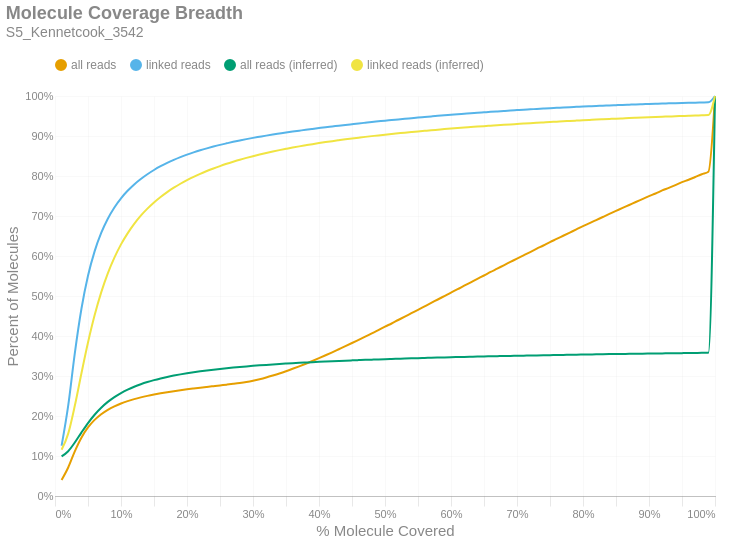

This figure's notebook cell:
### Markdown cell above
### Molecule Read Coverage
This chart shows molecule coverage breadth as computed by the number of bases aligned to that molecule. In other words, "*how much of each unique long molecule is actually sequenced/aligned?*" Keep in mind there is a distinction between sequences and alignments, since some sequences belonging to a particular molecule may not align well and wouldn't appear in the alignment data. This chart also shows molecule coverage breadth as computed by the *inferred fragment* from which the aligned sequences originate. Unlike read coverage, this calculation takes into account the total insert size, including unsequenced gaps between the forward and reverse reads. Like the previous figures, these are cumulative percents.

### Code cell
if SKIPLR:
    print_html(f"Skipped")
else:
    binned_df = consolidated_hist(valids['coverage_bp'], mask, 0.01, True)
    binned_df_inf = consolidated_hist(valids['coverage_inserts'], mask, 0.01, True)
    binned_df = binned_df.with_columns(pl.lit(binned_df_inf['all reads (cumsum)']).alias('all reads (inferred)'))
    binned_df = binned_df.with_columns(pl.lit(binned_df_inf['linked reads (cumsum)']).alias('linked reads (inferred)'))
    binned_df = binned_df.with_columns(
        (pl.col('bin').cast(pl.Float64) + 0.01).alias('right_edge')
    )

    with SafeRender(binned_df):
        (
            density_plot(binned_df, 'Molecule Coverage Breadth', samplename, 'molcov', ['all reads (inferred)','linked reads (inferred)'])
            .encode(
                #x=alt.X('bin:Q', title="% Molecule Covered").axis(format = '%').scale(padding=0),
                x=alt.X('right_edge:Q', title="% Molecule Covered").axis(format='%').scale(padding=0),
                y=alt.Y('value:Q', title='Percent of Molecules')
                    .axis(format='%')
                    .stack(False)
                    .scale(domainMin=0, padding=0),
                color=alt.Color("key:N").scale(domain = ["all reads", "linked reads", "all reads (inferred)", "linked reads (inferred)"]),
                tooltip = [
                    alt.Tooltip("key:N", title = "Data Type"),
                    alt.Tooltip("range_label:N", title="% Molecule Covered"),
                    alt.Tooltip("value:Q", format = ".2%", title="% Molecules")
                ]
            )
        ).display()

### Figure 1 — Vega-Lite specification as saved in the notebook (floating-point values rounded to 4 significant figures)
{"width": "container", "height": 400, "config": {"title": {"anchor": "start", "dy": -15, "fontSize": 18, "color": "#888888", "subtitleColor": "#888888", "subtitleFontSize": 14}, "arc": {"fill": "#0072B2"}, "axis": {"domainColor": "#888888", "domainWidth": 0.5, "gridWidth": 0.2, "grid": false, "titleFontWeight": 400, "titleFontSize": 15, "labelFontSize": 11, "labelColor": "#888888", "tickColor": "#888888", "tickWidth": 0.2, "titleColor": "#888888"}, "axisBand": {"grid": false}, "axisX": {"grid": true, "tickSize": 10, "domainCap": "round"}, "axisY": {"domain": false, "grid": true, "tickSize": 0, "domainCap": "round"}, "background": "transparent", "header": {"labelFontSize": 15, "labelColor": "#888888", "titleFontSize": 15, "titleFontWeight": 600, "titleColor": "#888888"}, "legend": {"labelFont": "sans-serif", "labelFontSize": 12, "labelColor": "#888888", "symbolSize": 100, "symbolType": "circle", "titleFontSize": 12, "titlePadding": 10, "titleColor": "#888888", "title": null, "orient": "top"}, "range": {"category": ["#E69F00", "#56B4E9", "#009E73", "#F0E442", "#0072B2", "#D55E00", "#CC79A7", "#000000"], "diverging": ["#cfe8f3", "#a2d4ec", "#73bfe2", "#46abdb", "#1696d2", "#12719e"]}, "area": {"fill": "#0072B2", "fillOpacity": 0.7, "line": true, "strokeOpacity": 0.7}, "line": {"color": "#0072B2", "stroke": "#0072B2", "strokeWidth": 2}, "trail": {"color": "#0072B2", "stroke": "#0072B2", "strokeWidth": 0, "size": 1}, "point": {"filled": true, "fillOpacity": 1.0, "size": 95}, "text": {"color": "#888888", "fontSize": 11, "align": "right", "fontWeight": 400, "size": 11}, "bar": {"fill": "#0072B2", "stroke": null}, "view": {"stroke": null, "continuousWidth": 660, "continuousHeight": 400}}, "data": {"name": "data-0605d3a3edcd68fa7dd33286f44b3e71"}, "mark": {"type": "line", "interpolate": "monotone", "point": {"opacity": 0, "size": 275}}, "encoding": {"color": {"field": "key", "scale": {"domain": ["all reads", "linked reads", "all reads (inferred)", "linked reads (inferred)"]}, "type": "nominal"}, "tooltip": [{"field": "key", "title": "Data Type", "type": "nominal"}, {"field": "range_label", "title": "% Molecule Covered", "type": "nominal"}, {"field": "value", "format": ".2%", "title": "% Molecules", "type": "quantitative"}], "x": {"axis": {"format": "%"}, "field": "right_edge", "scale": {"padding": 0}, "title": "% Molecule Covered", "type": "quantitative"}, "y": {"axis": {"format": "%"}, "field": "value", "scale": {"domainMin": 0, "padding": 0}, "stack": false, "title": "Percent of Molecules", "type": "quantitative"}}, "params": [{"name": "param_c36ac31b6afebe62", "select": {"type": "point", "fields": ["key"]}, "bind": "legend"}], "title": {"text": "Molecule Coverage Breadth", "subtitle": "S5_Kennetcook_3542"}, "transform": [{"fold": ["all reads (cumsum)", "linked reads (cumsum)", "all reads (inferred)", "linked reads (inferred)"]}, {"calculate": "replace(datum.key, ' (cumsum)', '')", "as": "key"}, {"filter": {"param": "param_c36ac31b6afebe62"}}], "usermeta": {"embedOptions": {"downloadFileName": "S5_Kennetcook_3542.molcov"}}, "$schema": "https://vega.github.io/schema/vega-lite/v6.1.0.json", "datasets": {"data-0605d3a3edcd68fa7dd33286f44b3e71": [{"bin": "0.0", "interval": "0.0-0.01", "all reads": 0.04016, "linked reads": 0.1257, "all reads (cumsum)": 0.04016, "linked reads (cumsum)": 0.1257, "range_label": "0.0-0.01", "all reads (inferred)": 0.0991, "linked reads (inferred)": 0.1156, "right_edge": 0.01}, {"bin": "0.01", "interval": "0.01-0.02", "all reads": 0.0312, "linked reads": 0.1, "all reads (cumsum)": 0.07135, "linked reads (cumsum)": 0.2257, "range_label": "0.01-0.02", "all reads (inferred)": 0.112, "linked reads (inferred)": 0.1559, "right_edge": 0.02}, {"bin": "0.02", "interval": "0.02-0.03", "all reads": 0.04036, "linked reads": 0.1311, "all reads (cumsum)": 0.1117, "linked reads (cumsum)": 0.3567, "range_label": "0.02-0.03", "all reads (inferred)": 0.1337, "linked reads (inferred)": 0.2254, "right_edge": 0.03}, {"bin": "0.03", "interval": "0.03-0.04", "all reads": 0.03408, "linked reads": 0.1108, "all reads (cumsum)": 0.1458, "linked reads (cumsum)": 0.4675, "range_label": "0.03-0.04", "all reads (inferred)": 0.1586, "linked reads (inferred)": 0.3064, "right_edge": 0.04}, {"bin": "0.04", "interval": "0.04-0.05", "all reads": 0.02558, "linked reads": 0.08301, "all reads (cumsum)": 0.1714, "linked reads (cumsum)": 0.5505, "range_label": "0.04-0.05", "all reads (inferred)": 0.1823, "linked reads (inferred)": 0.3837, "right_edge": 0.05}, {"bin": "0.05", "interval": "0.05-0.06", "all reads": 0.01884, "linked reads": 0.06103, "all reads (cumsum)": 0.1902, "linked reads (cumsum)": 0.6116, "range_label": "0.05-0.06", "all reads (inferred)": 0.2032, "linked reads (inferred)": 0.4517, "right_edge": 0.06}, {"bin": "0.06", "interval": "0.06-0.07", "all reads": 0.01424, "linked reads": 0.04607, "all reads (cumsum)": 0.2045, "linked reads (cumsum)": 0.6576, "range_label": "0.06-0.07", "all reads (inferred)": 0.2207, "linked reads (inferred)": 0.509, "right_edge": 0.07}, {"bin": "0.07", "interval": "0.07-0.08", "all reads": 0.01104, "linked reads": 0.03566, "all reads (cumsum)": 0.2155, "linked reads (cumsum)": 0.6933, "range_label": "0.07-0.08", "all reads (inferred)": 0.2353, "linked reads (inferred)": 0.5567, "right_edge": 0.08}, {"bin": "0.08", "interval": "0.08-0.09", "all reads": 0.008725, "linked reads": 0.0281, "all reads (cumsum)": 0.2242, "linked reads (cumsum)": 0.7214, "range_label": "0.08-0.09", "all reads (inferred)": 0.2473, "linked reads (inferred)": 0.5959, "right_edge": 0.09}, {"bin": "0.09", "interval": "0.09-0.1", "all reads": 0.007146, "linked reads": 0.0229, "all reads (cumsum)": 0.2314, "linked reads (cumsum)": 0.7443, "range_label": "0.09-0.1", "all reads (inferred)": 0.2575, "linked reads (inferred)": 0.6291, "right_edge": 0.1}, {"bin": "0.1", "interval": "0.1-0.11", "all reads": 0.005859, "linked reads": 0.01871, "all reads (cumsum)": 0.2372, "linked reads (cumsum)": 0.763, "range_label": "0.1-0.11", "all reads (inferred)": 0.2659, "linked reads (inferred)": 0.6567, "right_edge": 0.11}, {"bin": "0.11", "interval": "0.11-0.12", "all reads": 0.00504, "linked reads": 0.01601, "all reads (cumsum)": 0.2423, "linked reads (cumsum)": 0.779, "range_label": "0.11-0.12", "all reads (inferred)": 0.2732, "linked reads (inferred)": 0.6804, "right_edge": 0.12}, {"bin": "0.12", "interval": "0.12-0.13", "all reads": 0.004267, "linked reads": 0.01356, "all reads (cumsum)": 0.2465, "linked reads (cumsum)": 0.7926, "range_label": "0.12-0.13", "all reads (inferred)": 0.2795, "linked reads (inferred)": 0.7008, "right_edge": 0.13}, {"bin": "0.13", "interval": "0.13-0.14", "all reads": 0.003768, "linked reads": 0.01187, "all reads (cumsum)": 0.2503, "linked reads (cumsum)": 0.8044, "range_label": "0.13-0.14", "all reads (inferred)": 0.2849, "linked reads (inferred)": 0.7184, "right_edge": 0.14}, {"bin": "0.14", "interval": "0.14-0.15", "all reads": 0.003353, "linked reads": 0.01052, "all reads (cumsum)": 0.2537, "linked reads (cumsum)": 0.815, "range_label": "0.14-0.15", "all reads (inferred)": 0.2897, "linked reads (inferred)": 0.7339, "right_edge": 0.15}, {"bin": "0.15", "interval": "0.15-0.16", "all reads": 0.003049, "linked reads": 0.009439, "all reads (cumsum)": 0.2567, "linked reads (cumsum)": 0.8244, "range_label": "0.15-0.16", "all reads (inferred)": 0.2938, "linked reads (inferred)": 0.7475, "right_edge": 0.16}, {"bin": "0.16", "interval": "0.16-0.17", "all reads": 0.002757, "linked reads": 0.008393, "all reads (cumsum)": 0.2595, "linked reads (cumsum)": 0.8328, "range_label": "0.16-0.17", "all reads (inferred)": 0.2976, "linked reads (inferred)": 0.7598, "right_edge": 0.17}, {"bin": "0.17", "interval": "0.17-0.18", "all reads": 0.002542, "linked reads": 0.007568, "all reads (cumsum)": 0.262, "linked reads (cumsum)": 0.8404, "range_label": "0.17-0.18", "all reads (inferred)": 0.301, "linked reads (inferred)": 0.7707, "right_edge": 0.18}, {"bin": "0.18", "interval": "0.18-0.19", "all reads": 0.002367, "linked reads": 0.006846, "all reads (cumsum)": 0.2644, "linked reads (cumsum)": 0.8472, "range_label": "0.18-0.19", "all reads (inferred)": 0.304, "linked reads (inferred)": 0.7806, "right_edge": 0.19}, {"bin": "0.19", "interval": "0.19-0.2", "all reads": 0.002234, "linked reads": 0.006201, "all reads (cumsum)": 0.2666, "linked reads (cumsum)": 0.8534, "range_label": "0.19-0.2", "all reads (inferred)": 0.3068, "linked reads (inferred)": 0.7895, "right_edge": 0.2}, {"bin": "0.2", "interval": "0.2-0.21", "all reads": 0.002086, "linked reads": 0.005634, "all reads (cumsum)": 0.2687, "linked reads (cumsum)": 0.859, "range_label": "0.2-0.21", "all reads (inferred)": 0.3093, "linked reads (inferred)": 0.7978, "right_edge": 0.21}, {"bin": "0.21", "interval": "0.21-0.22", "all reads": 0.002024, "linked reads": 0.00522, "all reads (cumsum)": 0.2707, "linked reads (cumsum)": 0.8643, "range_label": "0.21-0.22", "all reads (inferred)": 0.3117, "linked reads (inferred)": 0.8054, "right_edge": 0.22}, {"bin": "0.22", "interval": "0.22-0.23", "all reads": 0.001956, "linked reads": 0.004818, "all reads (cumsum)": 0.2727, "linked reads (cumsum)": 0.8691, "range_label": "0.22-0.23", "all reads (inferred)": 0.3138, "linked reads (inferred)": 0.8124, "right_edge": 0.23}, {"bin": "0.23", "interval": "0.23-0.24", "all reads": 0.001928, "linked reads": 0.004526, "all reads (cumsum)": 0.2746, "linked reads (cumsum)": 0.8736, "range_label": "0.23-0.24", "all reads (inferred)": 0.3158, "linked reads (inferred)": 0.8188, "right_edge": 0.24}, {"bin": "0.24", "interval": "0.24-0.25", "all reads": 0.001921, "linked reads": 0.004204, "all reads (cumsum)": 0.2765, "linked reads (cumsum)": 0.8778, "range_label": "0.24-0.25", "all reads (inferred)": 0.3177, "linked reads (inferred)": 0.8248, "right_edge": 0.25}, {"bin": "0.25", "interval": "0.25-0.26", "all reads": 0.001879, "linked reads": 0.003854, "all reads (cumsum)": 0.2784, "linked reads (cumsum)": 0.8817, "range_label": "0.25-0.26", "all reads (inferred)": 0.3194, "linked reads (inferred)": 0.8305, "right_edge": 0.26}, {"bin": "0.26", "interval": "0.26-0.27", "all reads": 0.001962, "linked reads": 0.003742, "all reads (cumsum)": 0.2804, "linked reads (cumsum)": 0.8854, "range_label": "0.26-0.27", "all reads (inferred)": 0.321, "linked reads (inferred)": 0.8357, "right_edge": 0.27}, {"bin": "0.27", "interval": "0.27-0.28", "all reads": 0.002154, "linked reads": 0.003433, "all reads (cumsum)": 0.2825, "linked reads (cumsum)": 0.8888, "range_label": "0.27-0.28", "all reads (inferred)": 0.3226, "linked reads (inferred)": 0.8407, "right_edge": 0.28}, {"bin": "0.28", "interval": "0.28-0.29", "all reads": 0.002608, "linked reads": 0.003344, "all reads (cumsum)": 0.2851, "linked reads (cumsum)": 0.8922, "range_label": "0.28-0.29", "all reads (inferred)": 0.324, "linked reads (inferred)": 0.8453, "right_edge": 0.29}, {"bin": "0.29", "interval": "0.29-0.3", "all reads": 0.003207, "linked reads": 0.003086, "all reads (cumsum)": 0.2883, "linked reads (cumsum)": 0.8953, "range_label": "0.29-0.3", "all reads (inferred)": 0.3253, "linked reads (inferred)": 0.8496, "right_edge": 0.3}, {"bin": "0.3", "interval": "0.3-0.31", "all reads": 0.003763, "linked reads": 0.002834, "all reads (cumsum)": 0.2921, "linked reads (cumsum)": 0.8981, "range_label": "0.3-0.31", "all reads (inferred)": 0.3266, "linked reads (inferred)": 0.8537, "right_edge": 0.31}, {"bin": "0.31", "interval": "0.31-0.32", "all reads": 0.00431, "linked reads": 0.002817, "all reads (cumsum)": 0.2964, "linked reads (cumsum)": 0.9009, "range_label": "0.31-0.32", "all reads (inferred)": 0.3278, "linked reads (inferred)": 0.8575, "right_edge": 0.32}, {"bin": "0.32", "interval": "0.32-0.33", "all reads": 0.004832, "linked reads": 0.002705, "all reads (cumsum)": 0.3012, "linked reads (cumsum)": 0.9036, "range_label": "0.32-0.33", "all reads (inferred)": 0.3289, "linked reads (inferred)": 0.8612, "right_edge": 0.33}, {"bin": "0.33", "interval": "0.33-0.34", "all reads": 0.005147, "linked reads": 0.002544, "all reads (cumsum)": 0.3064, "linked reads (cumsum)": 0.9062, "range_label": "0.33-0.34", "all reads (inferred)": 0.33, "linked reads (inferred)": 0.8647, "right_edge": 0.34}, {"bin": "0.34", "interval": "0.34-0.35", "all reads": 0.005603, "linked reads": 0.002525, "all reads (cumsum)": 0.312, "linked reads (cumsum)": 0.9087, "range_label": "0.34-0.35", "all reads (inferred)": 0.331, "linked reads (inferred)": 0.8679, "right_edge": 0.35}, {"bin": "0.35", "interval": "0.35-0.36", "all reads": 0.005996, "linked reads": 0.002351, "all reads (cumsum)": 0.318, "linked reads (cumsum)": 0.9111, "range_label": "0.35-0.36", "all reads (inferred)": 0.332, "linked reads (inferred)": 0.8711, "right_edge": 0.36}, {"bin": "0.36", "interval": "0.36-0.37", "all reads": 0.00621, "linked reads": 0.00224, "all reads (cumsum)": 0.3242, "linked reads (cumsum)": 0.9133, "range_label": "0.36-0.37", "all reads (inferred)": 0.3329, "linked reads (inferred)": 0.8741, "right_edge": 0.37}, {"bin": "0.37", "interval": "0.37-0.38", "all reads": 0.006544, "linked reads": 0.002242, "all reads (cumsum)": 0.3307, "linked reads (cumsum)": 0.9155, "range_label": "0.37-0.38", "all reads (inferred)": 0.3338, "linked reads (inferred)": 0.8768, "right_edge": 0.38}, {"bin": "0.38", "interval": "0.38-0.39", "all reads": 0.006821, "linked reads": 0.002148, "all reads (cumsum)": 0.3376, "linked reads (cumsum)": 0.9177, "range_label": "0.38-0.39", "all reads (inferred)": 0.3347, "linked reads (inferred)": 0.8796, "right_edge": 0.39}, {"bin": "0.39", "interval": "0.39-0.4", "all reads": 0.007071, "linked reads": 0.00211, "all reads (cumsum)": 0.3446, "linked reads (cumsum)": 0.9198, "range_label": "0.39-0.4", "all reads (inferred)": 0.3355, "linked reads (inferred)": 0.8823, "right_edge": 0.4}, {"bin": "0.4", "interval": "0.4-0.41", "all reads": 0.007207, "linked reads": 0.002083, "all reads (cumsum)": 0.3518, "linked reads (cumsum)": 0.9219, "range_label": "0.4-0.41", "all reads (inferred)": 0.3363, "linked reads (inferred)": 0.8848, "right_edge": 0.41}, {"bin": "0.41", "interval": "0.41-0.42", "all reads": 0.00742, "linked reads": 0.001919, "all reads (cumsum)": 0.3593, "linked reads (cumsum)": 0.9238, "range_label": "0.41-0.42", "all reads (inferred)": 0.337, "linked reads (inferred)": 0.8871, "right_edge": 0.42}, {"bin": "0.42", "interval": "0.42-0.43", "all reads": 0.007652, "linked reads": 0.001958, "all reads (cumsum)": 0.3669, "linked reads (cumsum)": 0.9258, "range_label": "0.42-0.43", "all reads (inferred)": 0.3377, "linked reads (inferred)": 0.8894, "right_edge": 0.43}, {"bin": "0.43", "interval": "0.43-0.44", "all reads": 0.00768, "linked reads": 0.001912, "all reads (cumsum)": 0.3746, "linked reads (cumsum)": 0.9277, "range_label": "0.43-0.44", "all reads (inferred)": 0.3384, "linked reads (inferred)": 0.8917, "right_edge": 0.44}, {"bin": "0.44", "interval": "0.44-0.45", "all reads": 0.007858, "linked reads": 0.001851, "all reads (cumsum)": 0.3824, "linked reads (cumsum)": 0.9295, "range_label": "0.44-0.45", "all reads (inferred)": 0.3391, "linked reads (inferred)": 0.8938, "right_edge": 0.45}, {"bin": "0.45", "interval": "0.45-0.46", "all reads": 0.00801, "linked reads": 0.001842, "all reads (cumsum)": 0.3905, "linked reads (cumsum)": 0.9314, "range_label": "0.45-0.46", "all reads (inferred)": 0.3397, "linked reads (inferred)": 0.8958, "right_edge": 0.46}, {"bin": "0.46", "interval": "0.46-0.47", "all reads": 0.008023, "linked reads": 0.001789, "all reads (cumsum)": 0.3985, "linked reads (cumsum)": 0.9331, "range_label": "0.46-0.47", "all reads (inferred)": 0.3404, "linked reads (inferred)": 0.8978, "right_edge": 0.47}, {"bin": "0.47", "interval": "0.47-0.48", "all reads": 0.008229, "linked reads": 0.001774, "all reads (cumsum)": 0.4067, "linked reads (cumsum)": 0.9349, "range_label": "0.47-0.48", "all reads (inferred)": 0.3409, "linked reads (inferred)": 0.8997, "right_edge": 0.48}, {"bin": "0.48", "interval": "0.48-0.49", "all reads": 0.007972, "linked reads": 0.00166, "all reads (cumsum)": 0.4147, "linked reads (cumsum)": 0.9366, "range_label": "0.48-0.49", "all reads (inferred)": 0.3415, "linked reads (inferred)": 0.9015, "right_edge": 0.49}, {"bin": "0.49", "interval": "0.49-0.5", "all reads": 0.008881, "linked reads": 0.001679, "all reads (cumsum)": 0.4236, "linked reads (cumsum)": 0.9383, "range_label": "0.49-0.5", "all reads (inferred)": 0.3421, "linked reads (inferred)": 0.9033, "right_edge": 0.5}, {"bin": "0.5", "interval": "0.5-0.51", "all reads": 0.007731, "linked reads": 0.001549, "all reads (cumsum)": 0.4313, "linked reads (cumsum)": 0.9398, "range_label": "0.5-0.51", "all reads (inferred)": 0.3426, "linked reads (inferred)": 0.905, "right_edge": 0.51}, {"bin": "0.51", "interval": "0.51-0.52", "all reads": 0.008702, "linked reads": 0.001605, "all reads (cumsum)": 0.44, "linked reads (cumsum)": 0.9414, "range_label": "0.51-0.52", "all reads (inferred)": 0.3431, "linked reads (inferred)": 0.9067, "right_edge": 0.52}, {"bin": "0.52", "interval": "0.52-0.53", "all reads": 0.008378, "linked reads": 0.00157, "all reads (cumsum)": 0.4484, "linked reads (cumsum)": 0.943, "range_label": "0.52-0.53", "all reads (inferred)": 0.3437, "linked reads (inferred)": 0.9083, "right_edge": 0.53}, {"bin": "0.53", "interval": "0.53-0.54", "all reads": 0.008622, "linked reads": 0.001526, "all reads (cumsum)": 0.457, "linked reads (cumsum)": 0.9445, "range_label": "0.53-0.54", "all reads (inferred)": 0.3442, "linked reads (inferred)": 0.9099, "right_edge": 0.54}, {"bin": "0.54", "interval": "0.54-0.55", "all reads": 0.00846, "linked reads": 0.001541, "all reads (cumsum)": 0.4655, "linked reads (cumsum)": 0.946, "range_label": "0.54-0.55", "all reads (inferred)": 0.3447, "linked reads (inferred)": 0.9115, "right_edge": 0.55}, {"bin": "0.55", "interval": "0.55-0.56", "all reads": 0.008674, "linked reads": 0.001439, "all reads (cumsum)": 0.4741, "linked reads (cumsum)": 0.9475, "range_label": "0.55-0.56", "all reads (inferred)": 0.3451, "linked reads (inferred)": 0.913, "right_edge": 0.56}, {"bin": "0.56", "interval": "0.56-0.57", "all reads": 0.008643, "linked reads": 0.001457, "all reads (cumsum)": 0.4828, "linked reads (cumsum)": 0.9489, "range_label": "0.56-0.57", "all reads (inferred)": 0.3456, "linked reads (inferred)": 0.9144, "right_edge": 0.57}, {"bin": "0.57", "interval": "0.57-0.58", "all reads": 0.008507, "linked reads": 0.001433, "all reads (cumsum)": 0.4913, "linked reads (cumsum)": 0.9504, "range_label": "0.57-0.58", "all reads (inferred)": 0.346, "linked reads (inferred)": 0.9158, "right_edge": 0.58}, {"bin": "0.58", "interval": "0.58-0.59", "all reads": 0.00866, "linked reads": 0.001361, "all reads (cumsum)": 0.4999, "linked reads (cumsum)": 0.9517, "range_label": "0.58-0.59", "all reads (inferred)": 0.3465, "linked reads (inferred)": 0.9172, "right_edge": 0.59}, {"bin": "0.59", "interval": "0.59-0.6", "all reads": 0.008681, "linked reads": 0.001275, "all reads (cumsum)": 0.5086, "linked reads (cumsum)": 0.953, "range_label": "0.59-0.6", "all reads (inferred)": 0.3469, "linked reads (inferred)": 0.9186, "right_edge": 0.6}, {"bin": "0.6", "interval": "0.6-0.61", "all reads": 0.008317, "linked reads": 0.001331, "all reads (cumsum)": 0.5169, "linked reads (cumsum)": 0.9543, "range_label": "0.6-0.61", "all reads (inferred)": 0.3473, "linked reads (inferred)": 0.9199, "right_edge": 0.61}, {"bin": "0.61", "interval": "0.61-0.62", "all reads": 0.008789, "linked reads": 0.001254, "all reads (cumsum)": 0.5257, "linked reads (cumsum)": 0.9556, "range_label": "0.61-0.62", "all reads (inferred)": 0.3477, "linked reads (inferred)": 0.9211, "right_edge": 0.62}, {"bin": "0.62", "interval": "0.62-0.63", "all reads": 0.00852, "linked reads": 0.001278, "all reads (cumsum)": 0.5342, "linked reads (cumsum)": 0.9569, "range_label": "0.62-0.63", "all reads (inferred)": 0.3481, "linked reads (inferred)": 0.9223, "right_edge": 0.63}, {"bin": "0.63", "interval": "0.63-0.64", "all reads": 0.008557, "linked reads": 0.001194, "all reads (cumsum)": 0.5428, "linked reads (cumsum)": 0.9581, "range_label": "0.63-0.64", "all reads (inferred)": 0.3485, "linked reads (inferred)": 0.9235, "right_edge": 0.64}, {"bin": "0.64", "interval": "0.64-0.65", "all reads": 0.008445, "linked reads": 0.001156, "all reads (cumsum)": 0.5512, "linked reads (cumsum)": 0.9592, "range_label": "0.64-0.65", "all reads (inferred)": 0.3488, "linked reads (inferred)": 0.9247, "right_edge": 0.65}, {"bin": "0.65", "interval": "0.65-0.66", "all reads": 0.008792, "linked reads": 0.001157, "all reads (cumsum)": 0.56, "linked reads (cumsum)": 0.9604, "range_label": "0.65-0.66", "all reads (inferred)": 0.3492, "linked reads (inferred)": 0.9258, "right_edge": 0.66}, {"bin": "0.66", "interval": "0.66-0.67", "all reads": 0.008308, "linked reads": 0.001122, "all reads (cumsum)": 0.5683, "linked reads (cumsum)": 0.9615, "range_label": "0.66-0.67", "all reads (inferred)": 0.3496, "linked reads (inferred)": 0.9269, "right_edge": 0.67}, {"bin": "0.67", "interval": "0.67-0.68", "all reads": 0.008471, "linked reads": 0.001109, "all reads (cumsum)": 0.5768, "linked reads (cumsum)": 0.9626, "range_label": "0.67-0.68", "all reads (inferred)": 0.3499, "linked reads (inferred)": 0.928, "right_edge": 0.68}, {"bin": "0.68", "interval": "0.68-0.69", "all reads": 0.008287, "linked reads": 0.001088, "all reads (cumsum)": 0.5851, "linked reads (cumsum)": 0.9637, "range_label": "0.68-0.69", "all reads (inferred)": 0.3503, "linked reads (inferred)": 0.929, "right_edge": 0.69}, {"bin": "0.69", "interval": "0.69-0.7", "all reads": 0.00839, "linked reads": 0.001024, "all reads (cumsum)": 0.5935, "linked reads (cumsum)": 0.9647, "range_label": "0.69-0.7", "all reads (inferred)": 0.3506, "linked reads (inferred)": 0.93, "right_edge": 0.7}, {"bin": "0.7", "interval": "0.7-0.71", "all reads": 0.008161, "linked reads": 0.001026, "all reads (cumsum)": 0.6017, "linked reads (cumsum)": 0.9658, "range_label": "0.7-0.71", "all reads (inferred)": 0.3509, "linked reads (inferred)": 0.9311, "right_edge": 0.71}, {"bin": "0.71", "interval": "0.71-0.72", "all reads": 0.008214, "linked reads": 0.0009432, "all reads (cumsum)": 0.6099, "linked reads (cumsum)": 0.9667, "range_label": "0.71-0.72", "all reads (inferred)": 0.3512, "linked reads (inferred)": 0.9321, "right_edge": 0.72}, {"bin": "0.72", "interval": "0.72-0.73", "all reads": 0.008352, "linked reads": 0.0009698, "all reads (cumsum)": 0.6182, "linked reads (cumsum)": 0.9677, "range_label": "0.72-0.73", "all reads (inferred)": 0.3516, "linked reads (inferred)": 0.933, "right_edge": 0.73}, {"bin": "0.73", "interval": "0.73-0.74", "all reads": 0.008029, "linked reads": 0.0009472, "all reads (cumsum)": 0.6263, "linked reads (cumsum)": 0.9686, "range_label": "0.73-0.74", "all reads (inferred)": 0.3519, "linked reads (inferred)": 0.934, "right_edge": 0.74}, {"bin": "0.74", "interval": "0.74-0.75", "all reads": 0.008515, "linked reads": 0.0009207, "all reads (cumsum)": 0.6348, "linked reads (cumsum)": 0.9695, "range_label": "0.74-0.75", "all reads (inferred)": 0.3522, "linked reads (inferred)": 0.9349, "right_edge": 0.75}, {"bin": "0.75", "interval": "0.75-0.76", "all reads": 0.007831, "linked reads": 0.0008297, "all reads (cumsum)": 0.6426, "linked reads (cumsum)": 0.9704, "range_label": "0.75-0.76", "all reads (inferred)": 0.3525, "linked reads (inferred)": 0.9358, "right_edge": 0.76}, {"bin": "0.76", "interval": "0.76-0.77", "all reads": 0.008024, "linked reads": 0.0008647, "all reads (cumsum)": 0.6506, "linked reads (cumsum)": 0.9712, "range_label": "0.76-0.77", "all reads (inferred)": 0.3528, "linked reads (inferred)": 0.9368, "right_edge": 0.77}, {"bin": "0.77", "interval": "0.77-0.78", "all reads": 0.007961, "linked reads": 0.0008212, "all reads (cumsum)": 0.6586, "linked reads (cumsum)": 0.972, "range_label": "0.77-0.78", "all reads (inferred)": 0.3531, "linked reads (inferred)": 0.9376, "right_edge": 0.78}, {"bin": "0.78", "interval": "0.78-0.79", "all reads": 0.007841, "linked reads": 0.0007806, "all reads (cumsum)": 0.6664, "linked reads (cumsum)": 0.9728, "range_label": "0.78-0.79", "all reads (inferred)": 0.3533, "linked reads (inferred)": 0.9384, "right_edge": 0.79}, {"bin": "0.79", "interval": "0.79-0.8", "all reads": 0.008183, "linked reads": 0.0007907, "all reads (cumsum)": 0.6746, "linked reads (cumsum)": 0.9736, "range_label": "0.79-0.8", "all reads (inferred)": 0.3536, "linked reads (inferred)": 0.9393, "right_edge": 0.8}, {"bin": "0.8", "interval": "0.8-0.81", "all reads": 0.007511, "linked reads": 0.000728, "all reads (cumsum)": 0.6821, "linked reads (cumsum)": 0.9743, "range_label": "0.8-0.81", "all reads (inferred)": 0.3539, "linked reads (inferred)": 0.9402, "right_edge": 0.81}, {"bin": "0.81", "interval": "0.81-0.82", "all reads": 0.007698, "linked reads": 0.000723, "all reads (cumsum)": 0.6898, "linked reads (cumsum)": 0.9751, "range_label": "0.81-0.82", "all reads (inferred)": 0.3542, "linked reads (inferred)": 0.941, "right_edge": 0.82}, {"bin": "0.82", "interval": "0.82-0.83", "all reads": 0.007724, "linked reads": 0.0006591, "all reads (cumsum)": 0.6975, "linked reads (cumsum)": 0.9757, "range_label": "0.82-0.83", "all reads (inferred)": 0.3544, "linked reads (inferred)": 0.9418, "right_edge": 0.83}, {"bin": "0.83", "interval": "0.83-0.84", "all reads": 0.007662, "linked reads": 0.0007213, "all reads (cumsum)": 0.7052, "linked reads (cumsum)": 0.9765, "range_label": "0.83-0.84", "all reads (inferred)": 0.3547, "linked reads (inferred)": 0.9426, "right_edge": 0.84}, {"bin": "0.84", "interval": "0.84-0.85", "all reads": 0.007491, "linked reads": 0.000662, "all reads (cumsum)": 0.7127, "linked reads (cumsum)": 0.9771, "range_label": "0.84-0.85", "all reads (inferred)": 0.3549, "linked reads (inferred)": 0.9433, "right_edge": 0.85}, {"bin": "0.85", "interval": "0.85-0.86", "all reads": 0.007539, "linked reads": 0.0006586, "all reads (cumsum)": 0.7202, "linked reads (cumsum)": 0.9778, "range_label": "0.85-0.86", "all reads (inferred)": 0.3552, "linked reads (inferred)": 0.9441, "right_edge": 0.86}, {"bin": "0.86", "interval": "0.86-0.87", "all reads": 0.007307, "linked reads": 0.0005948, "all reads (cumsum)": 0.7275, "linked reads (cumsum)": 0.9784, "range_label": "0.86-0.87", "all reads (inferred)": 0.3554, "linked reads (inferred)": 0.9448, "right_edge": 0.87}, {"bin": "0.87", "interval": "0.87-0.88", "all reads": 0.007497, "linked reads": 0.0006015, "all reads (cumsum)": 0.735, "linked reads (cumsum)": 0.979, "range_label": "0.87-0.88", "all reads (inferred)": 0.3557, "linked reads (inferred)": 0.9455, "right_edge": 0.88}, {"bin": "0.88", "interval": "0.88-0.89", "all reads": 0.007186, "linked reads": 0.0005496, "all reads (cumsum)": 0.7422, "linked reads (cumsum)": 0.9795, "range_label": "0.88-0.89", "all reads (inferred)": 0.3559, "linked reads (inferred)": 0.9462, "right_edge": 0.89}, {"bin": "0.89", "interval": "0.89-0.9", "all reads": 0.007321, "linked reads": 0.0005558, "all reads (cumsum)": 0.7495, "linked reads (cumsum)": 0.9801, "range_label": "0.89-0.9", "all reads (inferred)": 0.3561, "linked reads (inferred)": 0.9469, "right_edge": 0.9}, {"bin": "0.9", "interval": "0.9-0.91", "all reads": 0.00679, "linked reads": 0.0005202, "all reads (cumsum)": 0.7563, "linked reads (cumsum)": 0.9806, "range_label": "0.9-0.91", "all reads (inferred)": 0.3563, "linked reads (inferred)": 0.9475, "right_edge": 0.91}, {"bin": "0.91", "interval": "0.91-0.92", "all reads": 0.007581, "linked reads": 0.0005242, "all reads (cumsum)": 0.7639, "linked reads (cumsum)": 0.9811, "range_label": "0.91-0.92", "all reads (inferred)": 0.3566, "linked reads (inferred)": 0.9481, "right_edge": 0.92}, {"bin": "0.92", "interval": "0.92-0.93", "all reads": 0.006365, "linked reads": 0.0004671, "all reads (cumsum)": 0.7703, "linked reads (cumsum)": 0.9816, "range_label": "0.92-0.93", "all reads (inferred)": 0.3568, "linked reads (inferred)": 0.9488, "right_edge": 0.93}, {"bin": "0.93", "interval": "0.93-0.94", "all reads": 0.006964, "linked reads": 0.0004886, "all reads (cumsum)": 0.7772, "linked reads (cumsum)": 0.9821, "range_label": "0.93-0.94", "all reads (inferred)": 0.357, "linked reads (inferred)": 0.9494, "right_edge": 0.94}, {"bin": "0.94", "interval": "0.94-0.95", "all reads": 0.007337, "linked reads": 0.0004507, "all reads (cumsum)": 0.7846, "linked reads (cumsum)": 0.9825, "range_label": "0.94-0.95", "all reads (inferred)": 0.3572, "linked reads (inferred)": 0.95, "right_edge": 0.95}, {"bin": "0.95", "interval": "0.95-0.96", "all reads": 0.005981, "linked reads": 0.0004304, "all reads (cumsum)": 0.7906, "linked reads (cumsum)": 0.983, "range_label": "0.95-0.96", "all reads (inferred)": 0.3574, "linked reads (inferred)": 0.9506, "right_edge": 0.96}, {"bin": "0.96", "interval": "0.96-0.97", "all reads": 0.006972, "linked reads": 0.0004112, "all reads (cumsum)": 0.7975, "linked reads (cumsum)": 0.9834, "range_label": "0.96-0.97", "all reads (inferred)": 0.3576, "linked reads (inferred)": 0.9512, "right_edge": 0.97}, {"bin": "0.97", "interval": "0.97-0.98", "all reads": 0.006919, "linked reads": 0.0004021, "all reads (cumsum)": 0.8044, "linked reads (cumsum)": 0.9838, "range_label": "0.97-0.98", "all reads (inferred)": 0.3579, "linked reads (inferred)": 0.9518, "right_edge": 0.98}, {"bin": "0.98", "interval": "0.98-0.99", "all reads": 0.006262, "linked reads": 0.0003925, "all reads (cumsum)": 0.8107, "linked reads (cumsum)": 0.9842, "range_label": "0.98-0.99", "all reads (inferred)": 0.3581, "linked reads (inferred)": 0.9525, "right_edge": 0.99}, {"bin": "0.99", "interval": "0.99-1.0", "all reads": 0.1893, "linked reads": 0.01584, "all reads (cumsum)": 1.0, "linked reads (cumsum)": 1.0, "range_label": "0.99-1.0", "all reads (inferred)": 1.0, "linked reads (inferred)": 1.0, "right_edge": 1.0}]}}
